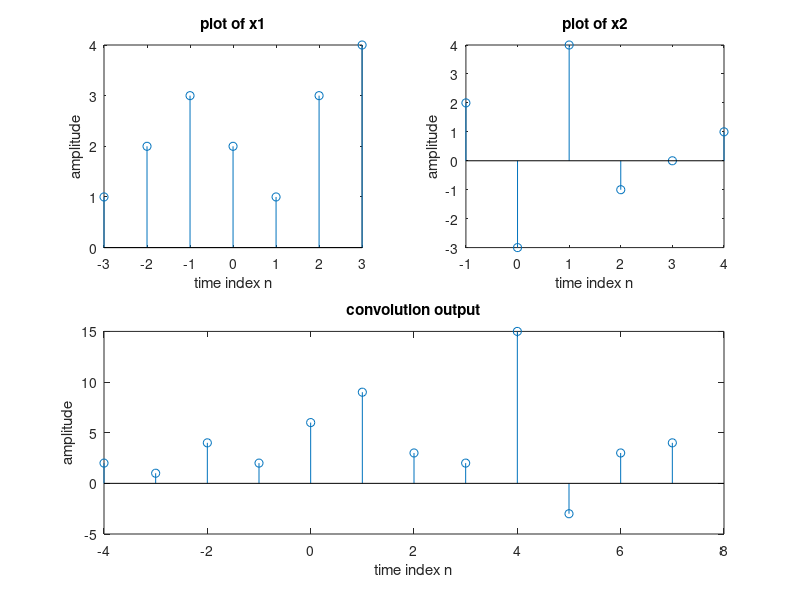

Reproduce this figure in MATLAB.
clc;
close all;
clear all;

x1=[1 2 3 2 1 3 4]
n1=-3:3
x2=[2 -3 4 -1 0 1]
n2=-1:4
ybegin=n1(1)+n2(1) 
yend=n1(length(x1))+n2(length(x2));

ny=[ybegin:yend];
y=conv(x1,x2);
disp('linear convolution of x1&x2 is y=');
disp(y);

subplot(2,2,1);
stem(n1,x1);
xlabel('time index n');
ylabel('amplitude');
title('plot of x1');
subplot(2,2,2);
stem(n2,x2);
xlabel('time index n');
ylabel('amplitude');
title('plot of x2');
subplot(2,2,[3,4]);
stem(ny,y);
xlabel('time index n');
ylabel('amplitude');
title('convolution output');